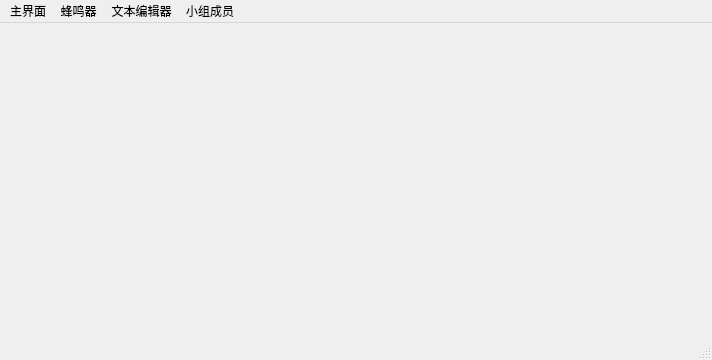
<?xml version="1.0" encoding="UTF-8"?>
<ui version="4.0">
 <class>menu</class>
 <widget class="QMainWindow" name="menu">
  <property name="geometry">
   <rect>
    <x>0</x>
    <y>0</y>
    <width>712</width>
    <height>360</height>
   </rect>
  </property>
  <property name="windowTitle">
   <string>MainWindow</string>
  </property>
  <widget class="QWidget" name="centralwidget"/>
  <widget class="QStatusBar" name="statusbar"/>
  <widget class="QMenuBar" name="menubar">
   <property name="geometry">
    <rect>
     <x>0</x>
     <y>0</y>
     <width>712</width>
     <height>25</height>
    </rect>
   </property>
   <widget class="QMenu" name="menu_3">
    <property name="title">
     <string>蜂鸣器</string>
    </property>
    <addaction name="action_4"/>
   </widget>
   <widget class="QMenu" name="menu_4">
    <property name="title">
     <string>文本编辑器</string>
    </property>
    <addaction name="actionQT"/>
   </widget>
   <widget class="QMenu" name="menu_2">
    <property name="title">
     <string>主界面</string>
    </property>
    <addaction name="action"/>
   </widget>
   <widget class="QMenu" name="menu_5">
    <property name="title">
     <string>小组成员</string>
    </property>
    <addaction name="action_3"/>
   </widget>
   <addaction name="menu_2"/>
   <addaction name="menu_3"/>
   <addaction name="menu_4"/>
   <addaction name="menu_5"/>
  </widget>
  <action name="action">
   <property name="icon">
    <iconset resource="pic.qrc">
     <normaloff>:/pic/pic/main.png</normaloff>:/pic/pic/main.png</iconset>
   </property>
   <property name="text">
    <string>主界面</string>
   </property>
  </action>
  <action name="actionQT">
   <property name="icon">
    <iconset resource="pic.qrc">
     <normaloff>:/pic/pic/edit.png</normaloff>:/pic/pic/edit.png</iconset>
   </property>
   <property name="text">
    <string>QT文本编辑器</string>
   </property>
  </action>
  <action name="action_3">
   <property name="icon">
    <iconset resource="pic.qrc">
     <normaloff>:/pic/pic/group.png</normaloff>:/pic/pic/group.png</iconset>
   </property>
   <property name="text">
    <string>成员</string>
   </property>
  </action>
  <action name="action_4">
   <property name="icon">
    <iconset resource="pic.qrc">
     <normaloff>:/pic/pic/ACT005.png</normaloff>:/pic/pic/ACT005.png</iconset>
   </property>
   <property name="text">
    <string>蜂鸣器</string>
   </property>
  </action>
 </widget>
 <resources>
  <include location="pic.qrc"/>
 </resources>
 <connections/>
</ui>
